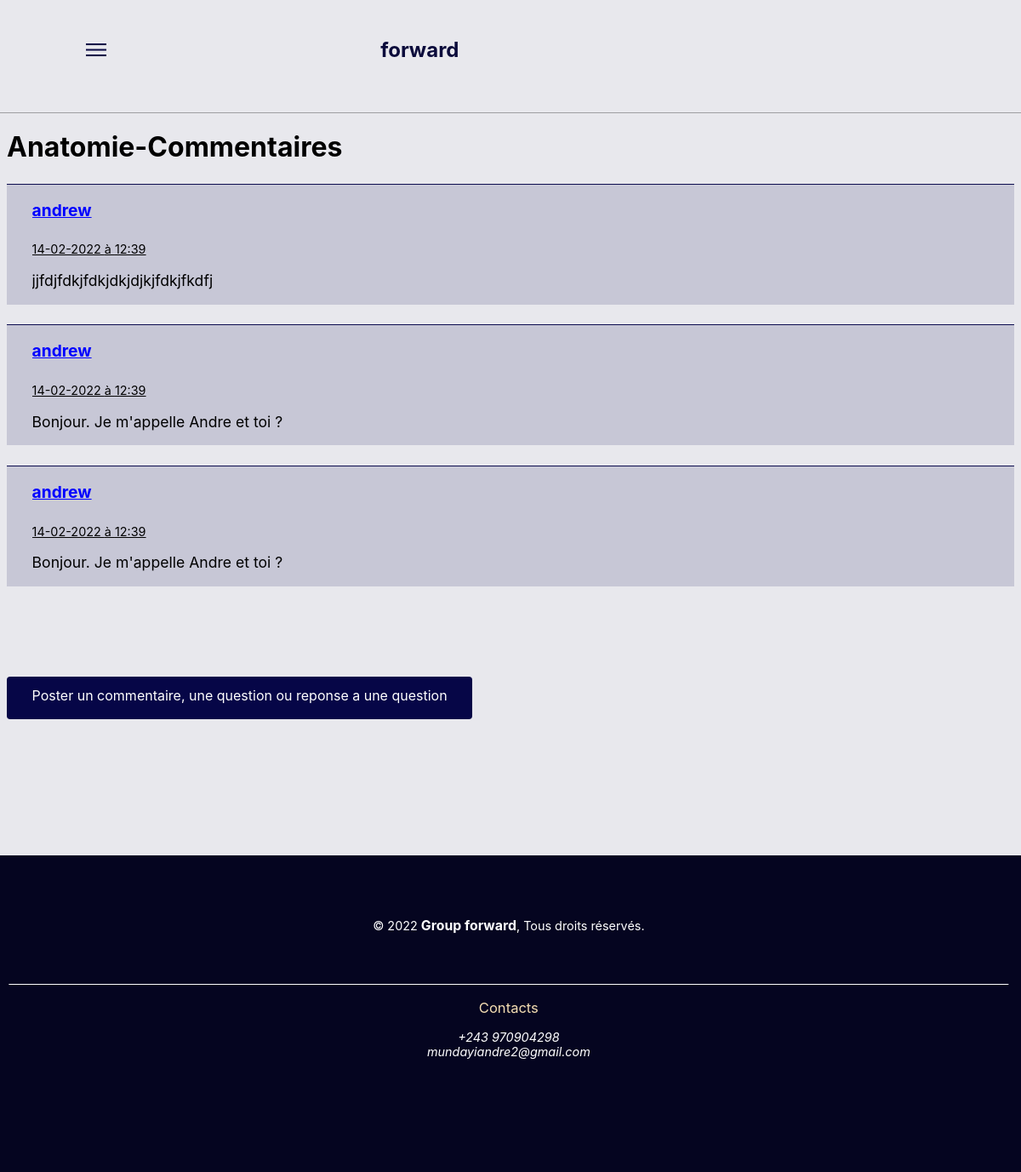
Page /g3/c_anat/ (signed in) on the committed database.
### g3/models.py (models this page shows, shortened)
class comment_anat(models.Model):
    class Meta:
        unique_together = ['user','comments','pub_date']
    user = models.ForeignKey(User, on_delete=models.SET_NULL, null=True, blank=True)
    comments = models.TextField(default='')
    pub_date = models.DateTimeField(null=True, blank=True)

### g3/views.py (the view)
# urls.py: path('c_anat/', views.c_anat.as_view(), name='c_anat'),
class c_anat(ListView):
    model = comment_anat
    context_object_name = 'anat'
    template_name = "g3/c_anat.html"
    queryset = comment_anat.objects.order_by("-pub_date")
    paginate_by = 6

### g3/context_processors.py (called while the page is built)
def get_infos(request):
    date_actuelle = datetime.now()
    return {'date_actuelle': date_actuelle}

### g3/templates/g3/c_anat.html (shortened to what this page needs)
{% extends 'base.html' %}
{% block content %}
   <h1>Anatomie-Commentaires</h1>
    {% for comment_anat in anat %}
    <div style="border: 1px solid rgb(11, 11, 78);display: flex;flex-direction: column;border-left: none;border-right: none; background-color: rgba(11, 11, 77, 0.144);margin-top: 2%;border-bottom: none;">
        <div style="border: 1px solid blue;margin-top: 1.5%;border: none; display: flex;flex-direction: column;">
            <div style="border: 1px solid blue;text-decoration: underline; margin-left: 2.5%;border: none; word-wrap: break-word;overflow-y: hidden;overflow-x: hidden; color: blue; font-weight: bolder;font-size: 120%;margin-right: 70%;">{{comment_anat.user}}</div><br/>
            <div style="border: 1px solid blue; padding-top: 0.5%;word-wrap: break-word;border: none;text-decoration: underline; overflow-y: hidden;overflow-x: hidden;margin-right: 50%;margin-left: 2.5%;font-size: 90%;" class="t">{{comment_anat.pub_date|date:"d-m-Y"}} à {{comment_anat.pub_date|date:"H:i"}}</div>
        </div>
        <p style="border: 1px solid blue;margin-left: 2.5%;margin-right: 2.5%;border: none; font-size: 110%;word-wrap: break-word;overflow-y: hidden;overflow-x: hidden;">{{comment_anat.comments}}</p>
    </div>
    {% endfor %}
    <p style="margin-top: 10%;">
        <a style="border: 1px solid blue;border-radius: 4px/4px; padding-left: 2.5%;padding-right: 2.5%;padding-top: 1%;padding-bottom: 1.5%; color: white;background-color: rgb(6, 6, 71);border: none;  text-decoration-line: none;text-decoration-thickness: initial;text-decoration-style: initial;" href="{% url 'g3:form_anat' %}">
            Poster un commentaire, une question ou reponse a une question
        </a>
    </p>
  {% include 'footer.html' %}
{% endblock %}

### rows in the picture
comment_anat: user "andrew", pub_date "14-02-2022", pub_date "12:39", comments "jjfdjfdkjfdkjdkjdjkjfdkjfkdfj"
comment_anat: user "andrew", pub_date "14-02-2022", pub_date "12:39", comments "Bonjour. Je m'appelle Andre et toi ?"
comment_anat: user "andrew", pub_date "14-02-2022", pub_date "12:39", comments "Bonjour. Je m'appelle Andre et toi ?"
